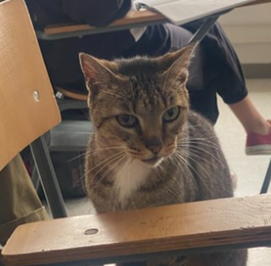
#> input picture Talleres/TallerNo4/imagen.png, 271 x 266 px, found by its file name
$ python 'TallerNo5Numpy&Matplotlib.py'
#> lines starting #> are read from the running program, lines starting #| are printed output that depends on the picture
# Computación Grafica: Taller N.5: Numpy & Matplotlib en Python by JDRB
import os
import random
import numpy as np
import matplotlib.pyplot as plt
import matplotlib.image as mpimg

# ############ Variables Globales
Cabecera = """
\033[1;33m    Computación Gráfica:\033[0m\033[33m Taller N.5: Numpy & Matplotlib en Python. \033[0m
\033[3m    By Juan Diego Ruiz B. \033[0m
"""
Gato = """\033[93m             ^~^  ,
            ('Y') )
            /   \/
           (\|||/)\033[0m
"""
Mensajes = [
    "¡Adios!",
    "さようなら!",
    "Good Bye!",
    "Tschüss!",
    "Ciao!",
    "Au Revoir!",
    "Увидимся!",
    "안녕히 가세요!",
    "再见!",
    "Γεια σου!",
    "Sometimes goodbye is a second chance!",
    "Auf Wiedersehen!",
    "Hurrengo arte!",
    "Feliz Jueves!"
]

# ############ Funciones Varias
def Adios():
    os.system("cls")
    print("")
    print("\033[1m")
    print(f"           {random.choice(Mensajes)}\033[0m")
    print("        -----v------------")
    print(Gato)
    print("\n\n\n\n\n")
    exit()

def Error():
    print("\n\033[1;31m    Error: Opción no válida.\a\033[0m")
    input("\033[3m    Presione \033[1mEnter\033[0m\033[3m para continuar...\033[0m")

# ############ Ejecución del Programa
os.system("cls")
print(Cabecera)
print(Gato)

# 01. Creación y Manipulación de Arrays
A = np.arange(1, 16)
A = A.reshape(3, 5)
print("\n\033[3m01. Matriz A (1 al 15, redimensionada 3x5):\033[0m")
print(f"\n\033[1;33mA\033[0m =\n\033[33m{A}\033[0m")

# 02. Operaciones Básicas
suma_A = np.sum(A)
media_A = np.mean(A)
producto_A = np.prod(A)
print("\n\033[3m02. Suma, media y producto de A:\033[0m")
print(f"\nSuma: \033[33m{suma_A}\033[0m, Media: \033[33m{media_A}\033[0m, Producto: \033[33m{producto_A}\033[0m")

# 03. Acceso y Slicing
elementos = A[1, 1:3]
print("\n\033[3m03. Segundo y tercer elemento de la segunda fila de A:\033[0m")
print(f"\nElementos: \033[33m{elementos}\033[0m")

# 04. Indexación Booleana
B = A[A > 7]
print("\n\033[3m04. Array B con elementos mayores que 7 de A:\033[0m")
print(f"\n\033[1;33mB\033[0m = \033[33m{B}\033[0m")

# 05. Álgebra Lineal
C = np.array([[2, 5, 7],
              [6, 3, 4],
              [5, -2, -3]])
determinante_C = np.linalg.det(C)
inversa_C = np.linalg.inv(C)
print("\n\033[3m05. Determinante e inversa de la matriz C:\033[0m")
print(f"\nMatriz C:\n\033[33m{C}\033[0m")
print(f"\nDeterminante: \033[33m{determinante_C}\033[0m")
print(f"\nInversa:\n\033[33m{inversa_C}\033[0m")

# 06. Estadísticas con NumPy
D = np.random.rand(100)
max_D = np.max(D)
min_D = np.min(D)
media_D = np.mean(D)
std_D = np.std(D)
print("\n\033[3m06. Estadísticas del array D (100 números aleatorios):\033[0m")
print(f"\nMáximo: \033[33m{max_D}\033[0m, Mínimo: \033[33m{min_D}\033[0m, Media: \033[33m{media_D}\033[0m, Desviación estándar: \033[33m{std_D}\033[0m")

# 07. Gráfico Básico
x = np.linspace(-2 * np.pi, 2 * np.pi, 100)
y_seno = np.sin(x)
y_coseno = np.cos(x)
plt.figure()
plt.plot(x, y_seno, label='Seno')
plt.plot(x, y_coseno, label='Coseno')
plt.xlabel('x')
plt.ylabel('y')
plt.title('Funciones Seno y Coseno')
plt.legend()
plt.grid(True)
plt.show()
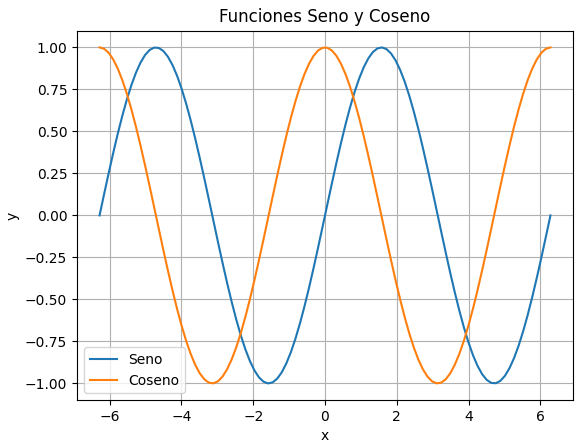
#> figure drawn by matplotlib, 1 panel; curve peaks at x = 1.59, y = 1; curve peaks at x = -6.28, y = 1

# 08. Gráficos de Dispersión
indices = np.arange(len(D))
plt.figure()
plt.scatter(indices, D)
plt.xlabel('Índice')
plt.ylabel('Valor de D')
plt.title('Gráfico de Dispersión de D')
plt.grid(True)
plt.show()
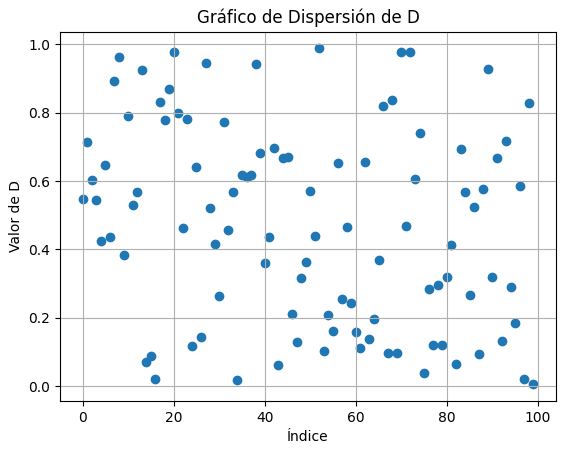
#> figure drawn by matplotlib, 1 panel

# 09. Histogramas
plt.figure()
plt.hist(D, bins=10, edgecolor='black')
plt.xlabel('Valor')
plt.ylabel('Frecuencia')
plt.title('Histograma de D')
plt.grid(True)
plt.show()
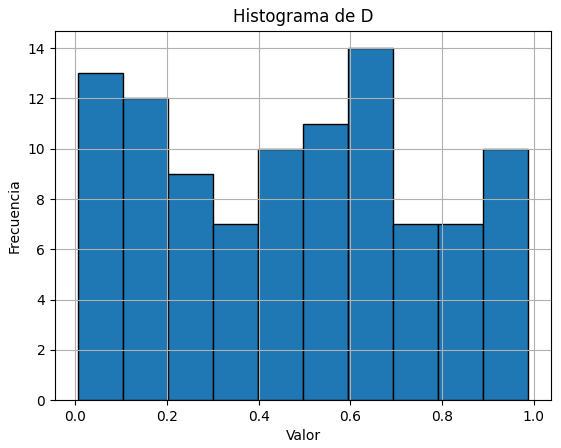
#> figure drawn by matplotlib, 1 panel; tallest bar 14 high, from x = 0.595 to 0.693

# 10. Manipulación de Imágenes con Matplotlib
imagen_color = mpimg.imread(r'C:\Users\juanc\OneDrive\Escritorio\Code\ComputacionGrafica\TallerNo4\imagen.png')
#> imagen_color is the input picture: shape (266, 271, 4) float32; mean R, G, B, A 0.445, 0.388, 0.341, 1

# 11. Convertir a escala de grises
imagen_gris = np.dot(imagen_color[...,:3], [0.2989, 0.5870, 0.1140])
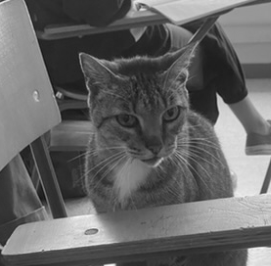
#> imagen_gris: shape (266, 271) float64; min 0.0797, max 0.977, mean 0.4

# 12. Mostrar imagen original
plt.figure()
plt.subplot(1, 2, 1)
plt.imshow(imagen_color)
plt.title('Imagen Original')
plt.axis('off')

# 13. Mostrar imagen en escala de grises
plt.subplot(1, 2, 2)
plt.imshow(imagen_gris, cmap='gray')
plt.title('Imagen en Escala de Grises')
plt.axis('off')

plt.show()
